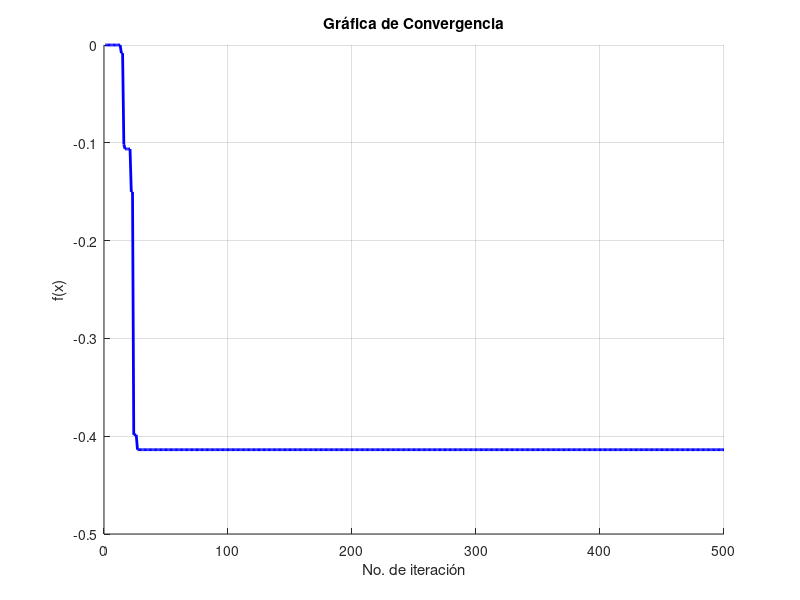
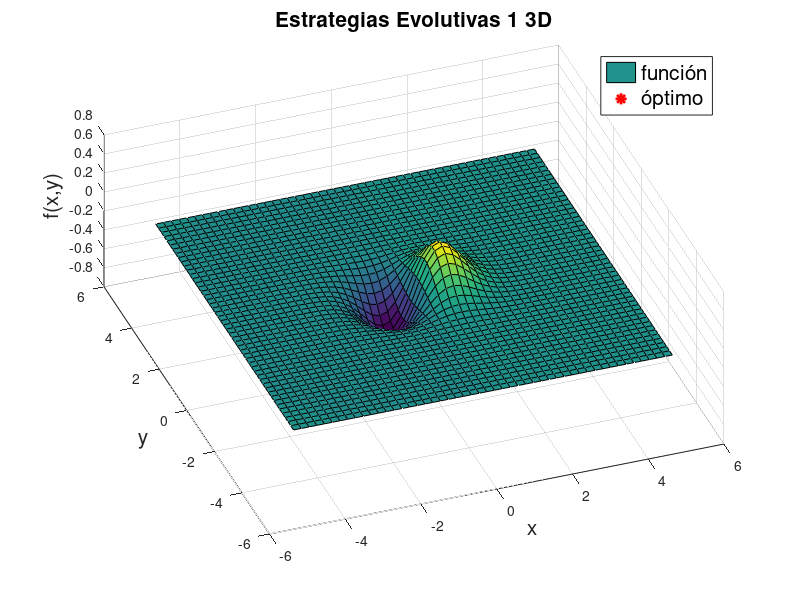
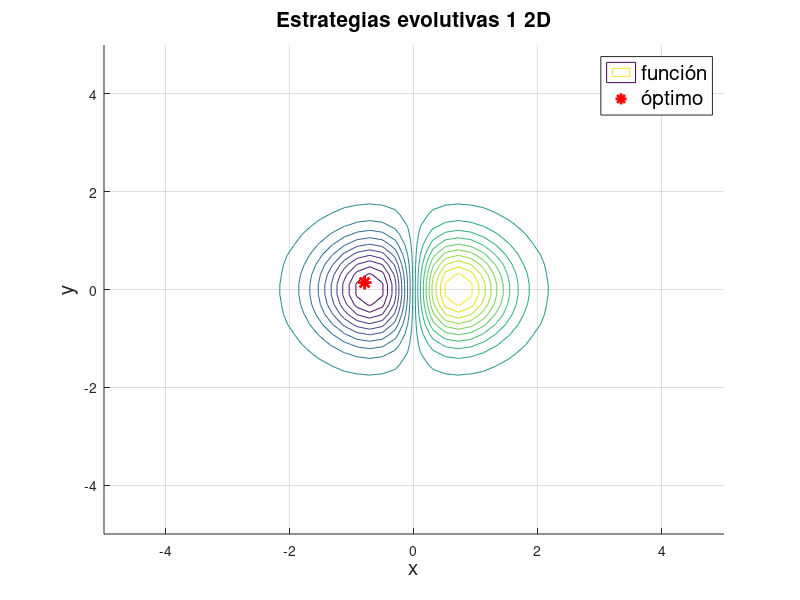

Write the MATLAB code that produced these figures, in order.
clear
close all
clc

f=@(x,y) x.*exp(-x.^2-y.^2);
xl=[-5 5]';
xu=[5 5]';
D=2;
N=500;
sigma=1;
fx_plot = zeros([1 N]);

x=xl + (xu-xl).*rand(D,1);


for i=1:N
 r = normrnd(0,sigma,[D 1]);
 y = x + r;
 j = randi([1 D]);
 
 
 if f(y(1),y(2))<f(x(1),x(2))
     x = y;
 end
 fx_plot(i)=f(x(1),x(2));
end 

%Resultados

disp(['x = ' num2str(x(1))])
disp(['y = ' num2str(x(2))])
disp(['f(x,y) = ' num2str(f(x(1),x(2)))])
%ylim([-0.45 0])
%xlim([0 500])

%Grafica de convergencia%
figure
hold on
grid on
plot(fx_plot,'b-','LineWidth',2);
title('Gráfica de Convergencia');
xlabel('No. de iteración');
ylabel('f(x)');

%Graficas resultantes%
x_lim = linspace(-5,5,50); % límites para eje x, -5 es inferior, 5 es superior, con 50 puntos
y_lim = linspace(-5,5,50); % límites para eje y, -5 es inferior, 5 es superior, con 50 puntos

[x1,y1] = meshgrid(x_lim,y_lim); % creamos una rejilla de puntos (x,y) para crear el plot
z = f(x1,y1); % evaluación de cada elemento en la rejilla para crear su valor en el eje z

figure
hold on
grid on

surf(x1,y1,z) % plot de la rejilla en 3D
plot3(x(1),x(2),f(x(1),x(2)),'r*','LineWidth',2,'MarkerSize',10) % plot de un punto cualqueira en 3
legend({'función','óptimo'},'FontSize',15)

title('Estrategias Evolutivas 1 3D','FontSize',15)
xlabel('x','FontSize',15)
ylabel('y','FontSize',15)
zlabel('f(x,y)','FontSize',15)
view([-20,60]) % estos valores definen la vista 3D del plot

figure
hold on
grid on

contour(x1,y1,z,20) % plot de la rejilla en 2D
plot(x(1),x(2),'r*','LineWidth',2,'MarkerSize',10) % plot de un punto cualqueira en 2D
legend({'función','óptimo'},'FontSize',15)
title('Estrategias evolutivas 1 2D','FontSize',15)
xlabel('x','FontSize',15)
ylabel('y','FontSize',15)